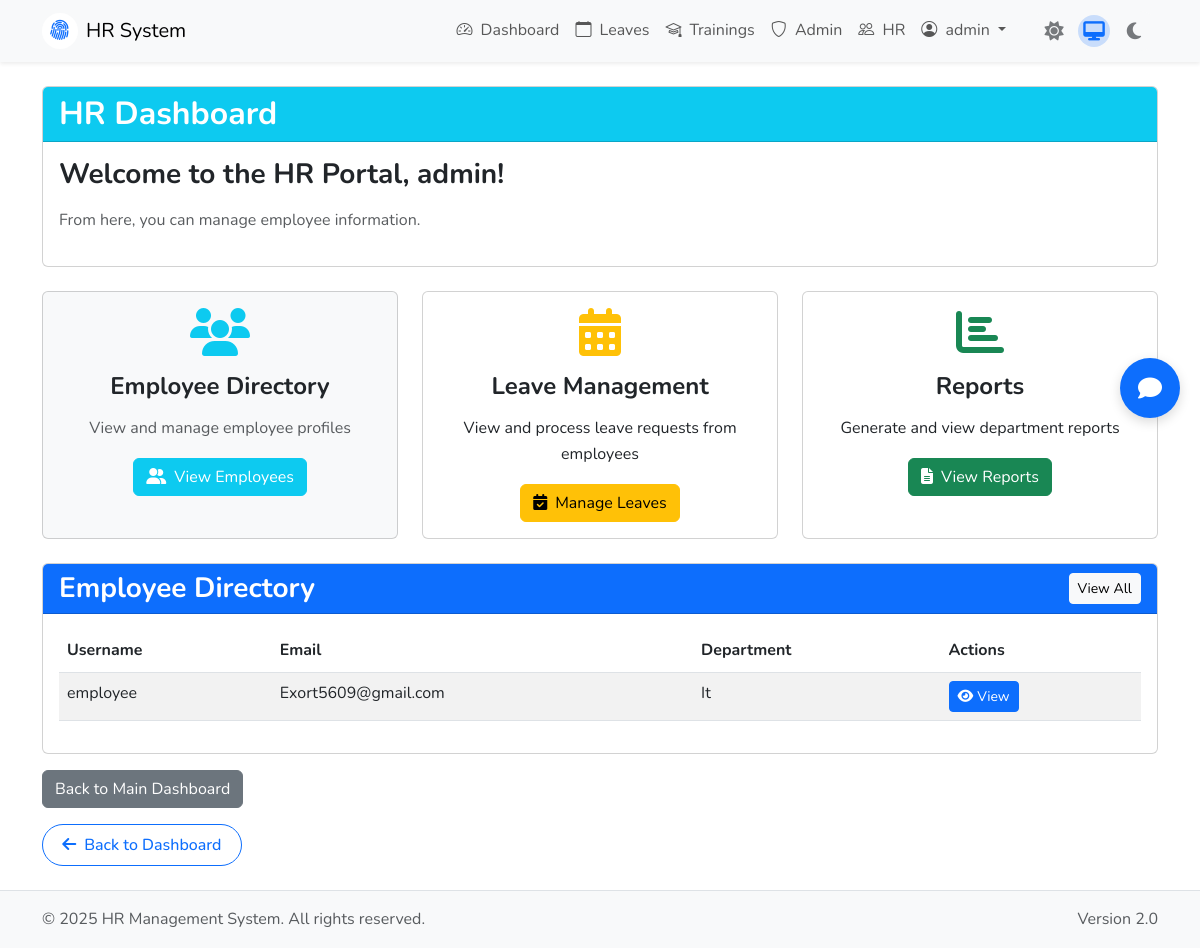
The app's page /hr/dashboard (signed in) with its own data.
### models.py (models this page shows, shortened)
class User(UserMixin, db.Model):
    id = db.Column(db.Integer, primary_key=True)
    username = db.Column(db.String(80), unique=True, nullable=False)
    email = db.Column(db.String(120), unique=True, nullable=False)
    password_hash = db.Column(db.String(200), nullable=False)
    department = db.Column(db.String(100), nullable=False)
    role = db.Column(db.String(20), nullable=False, default='employee')  # 'employee', 'hr', 'admin'
    def is_admin(self):
        return self.role == 'admin'
    def is_hr(self):
        return self.role == 'hr'

### app.py (the view)
@app.route('/hr/dashboard')
@login_required
@hr_required
def hr_dashboard():
    users = User.query.filter_by(role='employee').all()
    return render_template('hr_dashboard.html', users=users)

### app.py (called while the page is built)
@login_manager.user_loader
def load_user(user_id):
    return User.query.get(int(user_id))

def hr_required(f):
    @wraps(f)
    def decorated_function(*args, **kwargs):
        if not current_user.is_authenticated or (not current_user.is_hr() and not current_user.is_admin()):
            flash("You don't have permission to access this page", "danger")
            return redirect(url_for('dashboard'))
        return f(*args, **kwargs)
    return decorated_function

@app.context_processor
def utility_processor():
    def get_profile_image_url(profile_image, width=300, height=300, version=None):
        if not profile_image or profile_image == 'default-profile':
            return url_for('static', filename='img/default-profile.png')
        return get_optimized_url(profile_image, width, height, version=version)
    now = datetime.now()
    return dict(get_profile_image_url=get_profile_image_url, now=now)

### templates/hr_dashboard.html (shortened to what this page needs)
{% extends "base.html" %}
{% block content %}
<div class="card mb-4">
    <div class="card-header bg-info text-white">
        <h2 class="card-title mb-0">HR Dashboard</h2>
    </div>
    <div class="card-body">
        <h3>Welcome to the HR Portal, {{ current_user.username }}!</h3>
        <p class="text-body-secondary">From here, you can manage employee information.</p>
    </div>
</div>
<div class="row g-4 mb-4">
    <div class="col-md-4">
        <div class="card h-100 bg-body-tertiary">
            <div class="card-body text-center">
                <i class="fas fa-users fa-3x text-info mb-3"></i>
                <h4>Employee Directory</h4>
                <p class="text-body-secondary">View and manage employee profiles</p>
                <div class="mt-3">
                    <a href="{{ url_for('employee_list') }}" class="btn btn-info text-white">
                        <i class="fas fa-user-friends me-2"></i>View Employees
                    </a>
                </div>
            </div>
        </div>
    </div>
    <div class="col-md-4">
        <div class="card h-100">
            <div class="card-body text-center">
                <i class="fas fa-calendar-alt fa-3x text-warning mb-3"></i>
                <h4>Leave Management</h4>
                <p>View and process leave requests from employees</p>
                <div class="mt-3">
                    <a href="{{ url_for('leaves') }}" class="btn btn-warning">
                        <i class="fas fa-calendar-check me-2"></i>Manage Leaves
                    </a>
                </div>
            </div>
        </div>
    </div>
    <div class="col-md-4">
        <div class="card h-100">
            <div class="card-body text-center">
                <i class="fas fa-chart-bar fa-3x text-success mb-3"></i>
                <h4>Reports</h4>
                <p>Generate and view department reports</p>
                <div class="mt-3">
                    <a href="{{ url_for('hr_reports') }}" class="btn btn-success">
                        <i class="fas fa-file-alt me-2"></i>View Reports
                    </a>
                </div>
            </div>
        </div>
    </div>
</div>
<div class="card">
    <div class="card-header bg-primary text-white">
        <h3 class="card-title mb-0 d-flex justify-content-between align-items-center">
            <span>Employee Directory</span>
            <a href="{{ url_for('employee_list') }}" class="btn btn-sm btn-light">View All</a>
        </h3>
    </div>
    <div class="card-body">
        <div class="table-responsive">
            <table class="table table-striped">
                <thead>
                    <tr>
                        <th>Username</th>
                        <th>Email</th>
                        <th>Department</th>
                        <th>Actions</th>
                    </tr>
                </thead>
                <tbody>
                    {% for user in users %}
                    <tr>
                        <td>{{ user.username }}</td>
                        <td>{{ user.email }}</td>
                        <td>{{ user.department.replace('_', ' ').replace('it', 'IT').title() }}</td>
                        <td>
                            <a href="{{ url_for('employee_detail', employee_id=user.id) }}" class="btn btn-sm btn-primary">
                                <i class="fas fa-eye me-1"></i>View
                            </a>
                        </td>
                    </tr>
                    {% else %}
                    <tr>
                        <td colspan="4" class="text-center">No employees found</td>
                    </tr>
                    {% endfor %}
                </tbody>
            </table>
        </div>
    </div>
</div>
<div class="mt-3">
    <a href="{{ url_for('dashboard') }}" class="btn btn-secondary">Back to Main Dashboard</a>
</div>
<div class="mt-3">
    {% include 'components/back_button.html' %}
</div>
{% endblock %}

### templates/base.html (shortened to what this page needs)
<!DOCTYPE html>
<html lang="en">
<head>
    <link href="https://cdn.jsdelivr.net/npm/bootstrap@5.3.0/dist/css/bootstrap.min.css" rel="stylesheet">
    <link rel="stylesheet" href="https://cdn.jsdelivr.net/npm/bootstrap-icons@1.10.0/font/bootstrap-icons.css">
    <link rel="stylesheet" href="https://cdnjs.cloudflare.com/ajax/libs/font-awesome/6.4.0/css/all.min.css">
    <link rel="stylesheet" href="{{ url_for('static', filename='css/ui-kit.css') }}">
    <link rel="stylesheet" href="{{ url_for('static', filename='css/theme-toggle.css') }}">
</head>
<body>
    <nav class="navbar navbar-expand-lg navbar-light bg-body-tertiary sticky-top shadow-sm">
        <div class="container">
            <a class="navbar-brand d-flex align-items-center" href="{{ url_for('index') }}">
                <div class="brand-icon me-2 d-flex align-items-center justify-content-center bg-white rounded-circle" style="width:36px;height:36px;">
                    <i class="bi bi-fingerprint text-primary" style="font-size:1.3rem;"></i>
                </div>
                <span>HR System</span>
            </a>
            <div class="collapse navbar-collapse" id="navbarNav">
                <ul class="navbar-nav ms-auto">
                    {% if current_user.is_authenticated %}
                    <li class="nav-item">
                        <a class="nav-link" href="{{ url_for('dashboard') }}">
                            <i class="bi bi-speedometer2 me-1"></i> Dashboard
                        </a>
                    </li>
                    <li class="nav-item">
                        <a class="nav-link" href="{{ url_for('leaves') }}">
                            <i class="bi bi-calendar me-1"></i> Leaves
                        </a>
                    </li>
                    <li class="nav-item">
                        <a class="nav-link" href="{{ url_for('trainings') }}">
                            <i class="bi bi-mortarboard me-1"></i> Trainings
                        </a>
                    </li>
                    {% if current_user.is_admin() %}
                    <li class="nav-item">
                        <a class="nav-link" href="{{ url_for('admin_dashboard') }}">
                            <i class="bi bi-shield me-1"></i> Admin
                        </a>
                    </li>
                    {% endif %}
                    {% if current_user.is_hr() or current_user.is_admin() %}
                    <li class="nav-item">
                        <a class="nav-link" href="{{ url_for('hr_dashboard') }}">
                            <i class="bi bi-people me-1"></i> HR
                        </a>
                    </li>
                    {% endif %}
                    <li class="nav-item dropdown">
                        <a class="nav-link dropdown-toggle" href="#" role="button" data-bs-toggle="dropdown">
                            <i class="bi bi-person-circle me-1"></i> {{ current_user.username }}
                        </a>
                    </li>
                    {% endif %}
                </ul>
                {% include 'components/theme_toggle.html' %}
            </div>
        </div>
    </nav>
    <div class="container my-4">
        <div id="content-wrapper">
            {% block content %}{% endblock %}
        </div>
    </div>
    <footer class="footer mt-auto py-3 bg-body-tertiary border-top">
        <div class="container">
            <div class="row">
                <div class="col-md-6 text-center text-md-start">
                    <span class="text-body-secondary">© 2025 HR Management System. All rights reserved.</span>
                </div>
                <div class="col-md-6 text-center text-md-end">
                    <span class="text-body-secondary">Version 2.0</span>
                </div>
            </div>
        </div>
    </footer>
    {% if current_user.is_authenticated %}
    {% include 'components/chatbot.html' %}
    {% endif %}
    <link rel="stylesheet" href="{{ url_for('static', filename='css/chatbot.css') }}">
</body>
</html>

### static/css/ui-kit.css (style rules this page uses)
:root { --hr-primary: #4e73df; --hr-primary-hover: #2e59d9; --hr-success: #1cc88a; --hr-info: #36b9cc; --hr-warning: #f6c23e; --hr-danger: #e74a3b; --hr-secondary: #858796; --hr-light: #f8f9fc; --hr-dark: #5a5c69; --hr-space-xs: 0.25rem; --hr-space-sm: 0.5rem; --hr-space-md: 1rem; --hr-space-lg: 1.5rem; --hr-space-xl: 2rem; --hr-space-xxl: 3rem; --hr-font-family: 'Nunito', -apple-system, BlinkMacSystemFont, "Segoe UI", Roboto, "Helvetica Neue", Arial, sans-serif; --hr-body-font-size: 1rem; --hr-border-radius-sm: 0.25rem; --hr-border-radius: 0.35rem; --hr-border-radius-lg: 0.5rem; --hr-border-radius-xl: 1rem; }
body { font-family: var(--hr-font-family); font-size: var(--hr-body-font-size); line-height: 1.6; }
h1, h2, h3, h4, h5, h6 { font-weight: 700; line-height: 1.2; margin-bottom: var(--hr-space-md); }

### static/css/theme-toggle.css (style rules this page uses)
html { transition: background-color 0.3s ease, color 0.3s ease; }
body { transition: background-color 0.3s ease, color 0.3s ease; }
.card, .navbar, .btn, .form-control, .form-select, .modal, .table, .input-group-text, .dropdown-menu, .alert, .badge { transition: all 0.3s ease; }

### records on screen
User: username "admin"
User: username "employee", email "Exort5609@gmail.com", department.replace "It"

### other values on screen
{{ text|default('Back to Dashboard') }} "Back to Dashboard"
